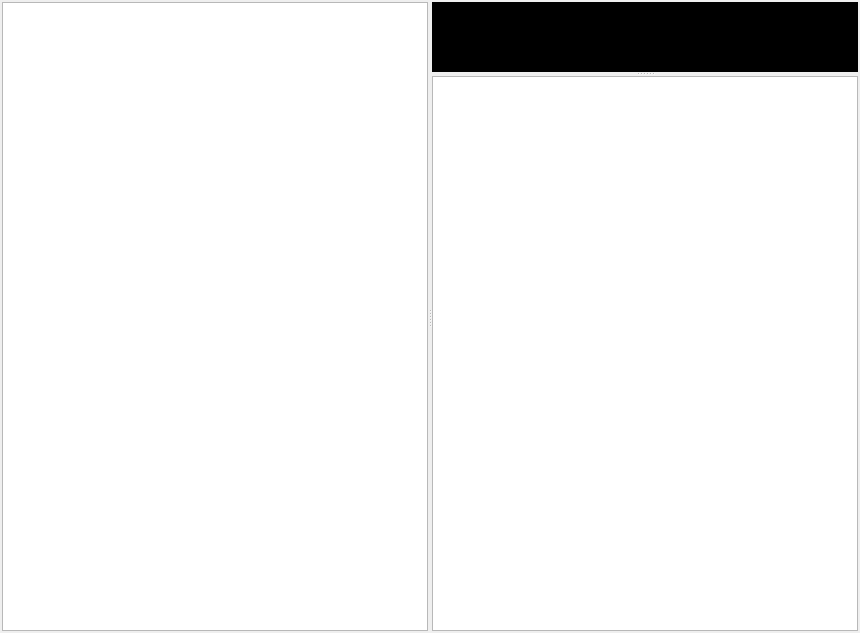
<?xml version="1.0" encoding="UTF-8"?>
<ui version="4.0">
 <class>ViewImagesWindow</class>
 <widget class="QMainWindow" name="ViewImagesWindow">
  <property name="geometry">
   <rect>
    <x>0</x>
    <y>0</y>
    <width>860</width>
    <height>633</height>
   </rect>
  </property>
  <property name="windowTitle">
   <string>Images</string>
  </property>
  <property name="windowIcon">
   <iconset resource="resources.qrc">
    <normaloff>:/icons/image</normaloff>:/icons/image</iconset>
  </property>
  <widget class="QWidget" name="centralwidget">
   <layout class="QGridLayout" name="gridLayout_4">
    <property name="leftMargin">
     <number>2</number>
    </property>
    <property name="topMargin">
     <number>2</number>
    </property>
    <property name="rightMargin">
     <number>2</number>
    </property>
    <property name="bottomMargin">
     <number>2</number>
    </property>
    <item row="0" column="0">
     <widget class="QSplitter" name="splitter_2">
      <property name="orientation">
       <enum>Qt::Horizontal</enum>
      </property>
      <widget class="QTreeView" name="tvImageSet">
       <property name="contextMenuPolicy">
        <enum>Qt::CustomContextMenu</enum>
       </property>
       <property name="frameShadow">
        <enum>QFrame::Plain</enum>
       </property>
       <property name="editTriggers">
        <set>QAbstractItemView::NoEditTriggers</set>
       </property>
       <property name="dragEnabled">
        <bool>true</bool>
       </property>
       <property name="dragDropMode">
        <enum>QAbstractItemView::DragOnly</enum>
       </property>
       <property name="rootIsDecorated">
        <bool>true</bool>
       </property>
       <attribute name="headerVisible">
        <bool>false</bool>
       </attribute>
      </widget>
      <widget class="QSplitter" name="splitter">
       <property name="orientation">
        <enum>Qt::Vertical</enum>
       </property>
       <widget class="QScrollArea" name="scrollArea">
        <property name="palette">
         <palette>
          <active>
           <colorrole role="WindowText">
            <brush brushstyle="SolidPattern">
             <color alpha="255">
              <red>255</red>
              <green>255</green>
              <blue>255</blue>
             </color>
            </brush>
           </colorrole>
           <colorrole role="Button">
            <brush brushstyle="SolidPattern">
             <color alpha="255">
              <red>0</red>
              <green>0</green>
              <blue>0</blue>
             </color>
            </brush>
           </colorrole>
           <colorrole role="Light">
            <brush brushstyle="SolidPattern">
             <color alpha="255">
              <red>0</red>
              <green>0</green>
              <blue>0</blue>
             </color>
            </brush>
           </colorrole>
           <colorrole role="Midlight">
            <brush brushstyle="SolidPattern">
             <color alpha="255">
              <red>0</red>
              <green>0</green>
              <blue>0</blue>
             </color>
            </brush>
           </colorrole>
           <colorrole role="Dark">
            <brush brushstyle="SolidPattern">
             <color alpha="255">
              <red>0</red>
              <green>0</green>
              <blue>0</blue>
             </color>
            </brush>
           </colorrole>
           <colorrole role="Mid">
            <brush brushstyle="SolidPattern">
             <color alpha="255">
              <red>0</red>
              <green>0</green>
              <blue>0</blue>
             </color>
            </brush>
           </colorrole>
           <colorrole role="Text">
            <brush brushstyle="SolidPattern">
             <color alpha="255">
              <red>255</red>
              <green>255</green>
              <blue>255</blue>
             </color>
            </brush>
           </colorrole>
           <colorrole role="BrightText">
            <brush brushstyle="SolidPattern">
             <color alpha="255">
              <red>255</red>
              <green>255</green>
              <blue>255</blue>
             </color>
            </brush>
           </colorrole>
           <colorrole role="ButtonText">
            <brush brushstyle="SolidPattern">
             <color alpha="255">
              <red>255</red>
              <green>255</green>
              <blue>255</blue>
             </color>
            </brush>
           </colorrole>
           <colorrole role="Base">
            <brush brushstyle="SolidPattern">
             <color alpha="255">
              <red>0</red>
              <green>0</green>
              <blue>0</blue>
             </color>
            </brush>
           </colorrole>
           <colorrole role="Window">
            <brush brushstyle="SolidPattern">
             <color alpha="255">
              <red>0</red>
              <green>0</green>
              <blue>0</blue>
             </color>
            </brush>
           </colorrole>
           <colorrole role="Shadow">
            <brush brushstyle="SolidPattern">
             <color alpha="255">
              <red>0</red>
              <green>0</green>
              <blue>0</blue>
             </color>
            </brush>
           </colorrole>
           <colorrole role="AlternateBase">
            <brush brushstyle="SolidPattern">
             <color alpha="255">
              <red>0</red>
              <green>0</green>
              <blue>0</blue>
             </color>
            </brush>
           </colorrole>
           <colorrole role="ToolTipBase">
            <brush brushstyle="SolidPattern">
             <color alpha="255">
              <red>255</red>
              <green>255</green>
              <blue>220</blue>
             </color>
            </brush>
           </colorrole>
           <colorrole role="ToolTipText">
            <brush brushstyle="SolidPattern">
             <color alpha="255">
              <red>0</red>
              <green>0</green>
              <blue>0</blue>
             </color>
            </brush>
           </colorrole>
          </active>
          <inactive>
           <colorrole role="WindowText">
            <brush brushstyle="SolidPattern">
             <color alpha="255">
              <red>255</red>
              <green>255</green>
              <blue>255</blue>
             </color>
            </brush>
           </colorrole>
           <colorrole role="Button">
            <brush brushstyle="SolidPattern">
             <color alpha="255">
              <red>0</red>
              <green>0</green>
              <blue>0</blue>
             </color>
            </brush>
           </colorrole>
           <colorrole role="Light">
            <brush brushstyle="SolidPattern">
             <color alpha="255">
              <red>0</red>
              <green>0</green>
              <blue>0</blue>
             </color>
            </brush>
           </colorrole>
           <colorrole role="Midlight">
            <brush brushstyle="SolidPattern">
             <color alpha="255">
              <red>0</red>
              <green>0</green>
              <blue>0</blue>
             </color>
            </brush>
           </colorrole>
           <colorrole role="Dark">
            <brush brushstyle="SolidPattern">
             <color alpha="255">
              <red>0</red>
              <green>0</green>
              <blue>0</blue>
             </color>
            </brush>
           </colorrole>
           <colorrole role="Mid">
            <brush brushstyle="SolidPattern">
             <color alpha="255">
              <red>0</red>
              <green>0</green>
              <blue>0</blue>
             </color>
            </brush>
           </colorrole>
           <colorrole role="Text">
            <brush brushstyle="SolidPattern">
             <color alpha="255">
              <red>255</red>
              <green>255</green>
              <blue>255</blue>
             </color>
            </brush>
           </colorrole>
           <colorrole role="BrightText">
            <brush brushstyle="SolidPattern">
             <color alpha="255">
              <red>255</red>
              <green>255</green>
              <blue>255</blue>
             </color>
            </brush>
           </colorrole>
           <colorrole role="ButtonText">
            <brush brushstyle="SolidPattern">
             <color alpha="255">
              <red>255</red>
              <green>255</green>
              <blue>255</blue>
             </color>
            </brush>
           </colorrole>
           <colorrole role="Base">
            <brush brushstyle="SolidPattern">
             <color alpha="255">
              <red>0</red>
              <green>0</green>
              <blue>0</blue>
             </color>
            </brush>
           </colorrole>
           <colorrole role="Window">
            <brush brushstyle="SolidPattern">
             <color alpha="255">
              <red>0</red>
              <green>0</green>
              <blue>0</blue>
             </color>
            </brush>
           </colorrole>
           <colorrole role="Shadow">
            <brush brushstyle="SolidPattern">
             <color alpha="255">
              <red>0</red>
              <green>0</green>
              <blue>0</blue>
             </color>
            </brush>
           </colorrole>
           <colorrole role="AlternateBase">
            <brush brushstyle="SolidPattern">
             <color alpha="255">
              <red>0</red>
              <green>0</green>
              <blue>0</blue>
             </color>
            </brush>
           </colorrole>
           <colorrole role="ToolTipBase">
            <brush brushstyle="SolidPattern">
             <color alpha="255">
              <red>255</red>
              <green>255</green>
              <blue>220</blue>
             </color>
            </brush>
           </colorrole>
           <colorrole role="ToolTipText">
            <brush brushstyle="SolidPattern">
             <color alpha="255">
              <red>0</red>
              <green>0</green>
              <blue>0</blue>
             </color>
            </brush>
           </colorrole>
          </inactive>
          <disabled>
           <colorrole role="WindowText">
            <brush brushstyle="SolidPattern">
             <color alpha="255">
              <red>0</red>
              <green>0</green>
              <blue>0</blue>
             </color>
            </brush>
           </colorrole>
           <colorrole role="Button">
            <brush brushstyle="SolidPattern">
             <color alpha="255">
              <red>0</red>
              <green>0</green>
              <blue>0</blue>
             </color>
            </brush>
           </colorrole>
           <colorrole role="Light">
            <brush brushstyle="SolidPattern">
             <color alpha="255">
              <red>0</red>
              <green>0</green>
              <blue>0</blue>
             </color>
            </brush>
           </colorrole>
           <colorrole role="Midlight">
            <brush brushstyle="SolidPattern">
             <color alpha="255">
              <red>0</red>
              <green>0</green>
              <blue>0</blue>
             </color>
            </brush>
           </colorrole>
           <colorrole role="Dark">
            <brush brushstyle="SolidPattern">
             <color alpha="255">
              <red>0</red>
              <green>0</green>
              <blue>0</blue>
             </color>
            </brush>
           </colorrole>
           <colorrole role="Mid">
            <brush brushstyle="SolidPattern">
             <color alpha="255">
              <red>0</red>
              <green>0</green>
              <blue>0</blue>
             </color>
            </brush>
           </colorrole>
           <colorrole role="Text">
            <brush brushstyle="SolidPattern">
             <color alpha="255">
              <red>0</red>
              <green>0</green>
              <blue>0</blue>
             </color>
            </brush>
           </colorrole>
           <colorrole role="BrightText">
            <brush brushstyle="SolidPattern">
             <color alpha="255">
              <red>255</red>
              <green>255</green>
              <blue>255</blue>
             </color>
            </brush>
           </colorrole>
           <colorrole role="ButtonText">
            <brush brushstyle="SolidPattern">
             <color alpha="255">
              <red>0</red>
              <green>0</green>
              <blue>0</blue>
             </color>
            </brush>
           </colorrole>
           <colorrole role="Base">
            <brush brushstyle="SolidPattern">
             <color alpha="255">
              <red>0</red>
              <green>0</green>
              <blue>0</blue>
             </color>
            </brush>
           </colorrole>
           <colorrole role="Window">
            <brush brushstyle="SolidPattern">
             <color alpha="255">
              <red>0</red>
              <green>0</green>
              <blue>0</blue>
             </color>
            </brush>
           </colorrole>
           <colorrole role="Shadow">
            <brush brushstyle="SolidPattern">
             <color alpha="255">
              <red>0</red>
              <green>0</green>
              <blue>0</blue>
             </color>
            </brush>
           </colorrole>
           <colorrole role="AlternateBase">
            <brush brushstyle="SolidPattern">
             <color alpha="255">
              <red>0</red>
              <green>0</green>
              <blue>0</blue>
             </color>
            </brush>
           </colorrole>
           <colorrole role="ToolTipBase">
            <brush brushstyle="SolidPattern">
             <color alpha="255">
              <red>255</red>
              <green>255</green>
              <blue>220</blue>
             </color>
            </brush>
           </colorrole>
           <colorrole role="ToolTipText">
            <brush brushstyle="SolidPattern">
             <color alpha="255">
              <red>0</red>
              <green>0</green>
              <blue>0</blue>
             </color>
            </brush>
           </colorrole>
          </disabled>
         </palette>
        </property>
        <property name="frameShape">
         <enum>QFrame::StyledPanel</enum>
        </property>
        <property name="frameShadow">
         <enum>QFrame::Plain</enum>
        </property>
        <property name="widgetResizable">
         <bool>true</bool>
        </property>
        <widget class="QWidget" name="scrollAreaWidgetContents">
         <property name="geometry">
          <rect>
           <x>0</x>
           <y>0</y>
           <width>423</width>
           <height>69</height>
          </rect>
         </property>
         <layout class="QGridLayout" name="gridLayout_3">
          <property name="leftMargin">
           <number>0</number>
          </property>
          <property name="topMargin">
           <number>0</number>
          </property>
          <property name="rightMargin">
           <number>0</number>
          </property>
          <property name="bottomMargin">
           <number>0</number>
          </property>
          <item row="0" column="0">
           <widget class="ImageWidget" name="lImage" native="true"/>
          </item>
         </layout>
        </widget>
       </widget>
       <widget class="QListView" name="lvImageList">
        <property name="contextMenuPolicy">
         <enum>Qt::CustomContextMenu</enum>
        </property>
        <property name="acceptDrops">
         <bool>false</bool>
        </property>
        <property name="frameShape">
         <enum>QFrame::StyledPanel</enum>
        </property>
        <property name="frameShadow">
         <enum>QFrame::Plain</enum>
        </property>
        <property name="editTriggers">
         <set>QAbstractItemView::NoEditTriggers</set>
        </property>
        <property name="defaultDropAction">
         <enum>Qt::IgnoreAction</enum>
        </property>
        <property name="selectionMode">
         <enum>QAbstractItemView::ExtendedSelection</enum>
        </property>
        <property name="movement">
         <enum>QListView::Static</enum>
        </property>
        <property name="resizeMode">
         <enum>QListView::Adjust</enum>
        </property>
        <property name="spacing">
         <number>5</number>
        </property>
        <property name="viewMode">
         <enum>QListView::IconMode</enum>
        </property>
       </widget>
      </widget>
     </widget>
    </item>
   </layout>
  </widget>
 </widget>
 <customwidgets>
  <customwidget>
   <class>ImageWidget</class>
   <extends>QWidget</extends>
   <header>imagewidget.h</header>
   <container>1</container>
  </customwidget>
 </customwidgets>
 <resources>
  <include location="resources.qrc"/>
 </resources>
 <connections/>
</ui>
